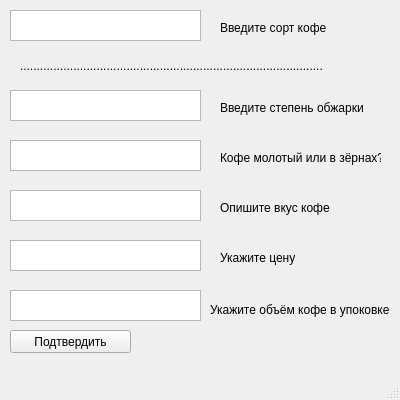
<?xml version="1.0" encoding="UTF-8"?>
<ui version="4.0">
 <class>MainWindow</class>
 <widget class="QMainWindow" name="MainWindow">
  <property name="geometry">
   <rect>
    <x>0</x>
    <y>0</y>
    <width>400</width>
    <height>400</height>
   </rect>
  </property>
  <property name="windowTitle">
   <string>MainWindow</string>
  </property>
  <widget class="QWidget" name="centralwidget">
   <widget class="QPlainTextEdit" name="name">
    <property name="geometry">
     <rect>
      <x>10</x>
      <y>10</y>
      <width>191</width>
      <height>31</height>
     </rect>
    </property>
   </widget>
   <widget class="QLabel" name="label">
    <property name="geometry">
     <rect>
      <x>220</x>
      <y>20</y>
      <width>131</width>
      <height>16</height>
     </rect>
    </property>
    <property name="text">
     <string>Введите сорт кофе</string>
    </property>
   </widget>
   <widget class="QLabel" name="label_2">
    <property name="geometry">
     <rect>
      <x>20</x>
      <y>45</y>
      <width>371</width>
      <height>41</height>
     </rect>
    </property>
    <property name="text">
     <string>...........................................................................................</string>
    </property>
   </widget>
   <widget class="QPlainTextEdit" name="roasting">
    <property name="geometry">
     <rect>
      <x>10</x>
      <y>90</y>
      <width>191</width>
      <height>31</height>
     </rect>
    </property>
   </widget>
   <widget class="QLabel" name="label_3">
    <property name="geometry">
     <rect>
      <x>220</x>
      <y>100</y>
      <width>161</width>
      <height>16</height>
     </rect>
    </property>
    <property name="text">
     <string>Введите степень обжарки</string>
    </property>
   </widget>
   <widget class="QLabel" name="label_4">
    <property name="geometry">
     <rect>
      <x>220</x>
      <y>150</y>
      <width>161</width>
      <height>16</height>
     </rect>
    </property>
    <property name="text">
     <string>Кофе молотый или в зёрнах?</string>
    </property>
   </widget>
   <widget class="QPlainTextEdit" name="status">
    <property name="geometry">
     <rect>
      <x>10</x>
      <y>140</y>
      <width>191</width>
      <height>31</height>
     </rect>
    </property>
   </widget>
   <widget class="QPlainTextEdit" name="description">
    <property name="geometry">
     <rect>
      <x>10</x>
      <y>190</y>
      <width>191</width>
      <height>31</height>
     </rect>
    </property>
   </widget>
   <widget class="QLabel" name="label_5">
    <property name="geometry">
     <rect>
      <x>220</x>
      <y>200</y>
      <width>161</width>
      <height>16</height>
     </rect>
    </property>
    <property name="text">
     <string>Опишите вкус кофе</string>
    </property>
   </widget>
   <widget class="QPlainTextEdit" name="price">
    <property name="geometry">
     <rect>
      <x>10</x>
      <y>240</y>
      <width>191</width>
      <height>31</height>
     </rect>
    </property>
   </widget>
   <widget class="QLabel" name="label_6">
    <property name="geometry">
     <rect>
      <x>220</x>
      <y>250</y>
      <width>161</width>
      <height>16</height>
     </rect>
    </property>
    <property name="text">
     <string>Укажите цену</string>
    </property>
   </widget>
   <widget class="QPlainTextEdit" name="volume">
    <property name="geometry">
     <rect>
      <x>10</x>
      <y>290</y>
      <width>191</width>
      <height>31</height>
     </rect>
    </property>
   </widget>
   <widget class="QLabel" name="label_7">
    <property name="geometry">
     <rect>
      <x>210</x>
      <y>300</y>
      <width>181</width>
      <height>20</height>
     </rect>
    </property>
    <property name="text">
     <string>Укажите объём кофе в упоковке</string>
    </property>
   </widget>
   <widget class="QPushButton" name="pushButton">
    <property name="geometry">
     <rect>
      <x>10</x>
      <y>330</y>
      <width>121</width>
      <height>23</height>
     </rect>
    </property>
    <property name="text">
     <string>Подтвердить</string>
    </property>
   </widget>
  </widget>
  <widget class="QMenuBar" name="menubar">
   <property name="geometry">
    <rect>
     <x>0</x>
     <y>0</y>
     <width>400</width>
     <height>21</height>
    </rect>
   </property>
  </widget>
  <widget class="QStatusBar" name="statusbar"/>
 </widget>
 <resources/>
 <connections/>
</ui>
